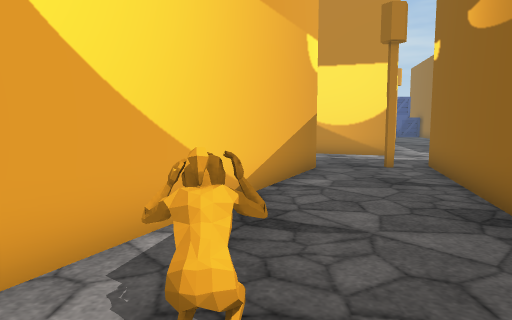
view 1 (above)

24 first-person views from a walk through a scene from a Unity 3-D project. The camera is 1.3 m above the floor, tilts 6° down and sees 70° across. The floor is counted in squares, 1 m on a side. Each view is taken from the middle of a square. On the plan, view 1 faces up. The plan holds only what a view shows up to about 15 squares ahead; the rest is blank. The place goes on beyond the plan. The player character is not drawn. Some surface patterns are stand-ins.

view 2
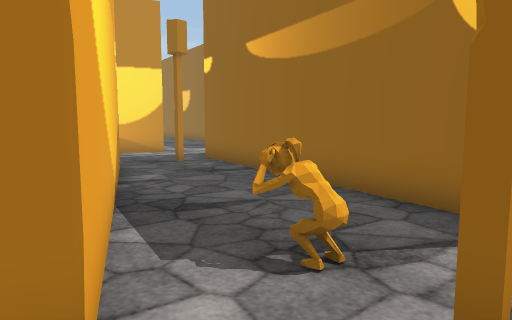

view 3
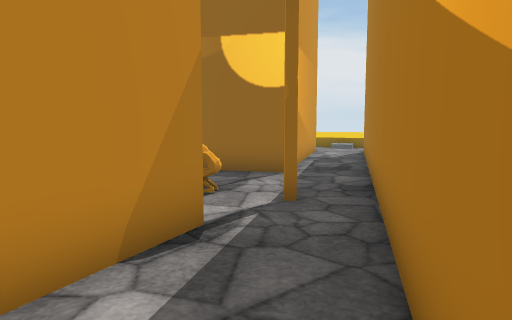

view 4
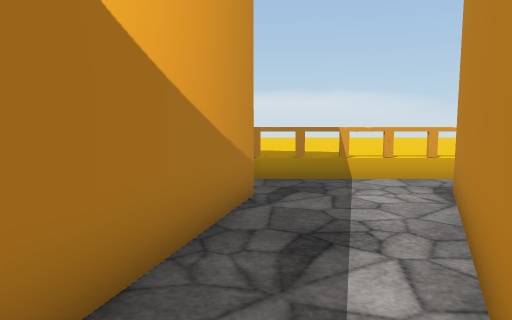

view 5
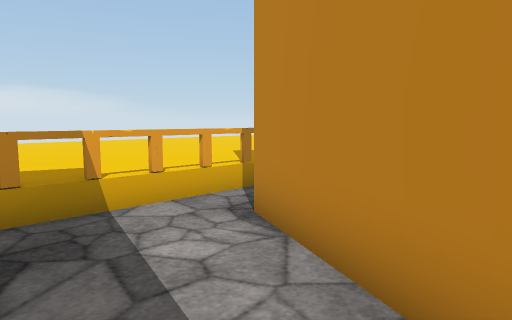

view 6
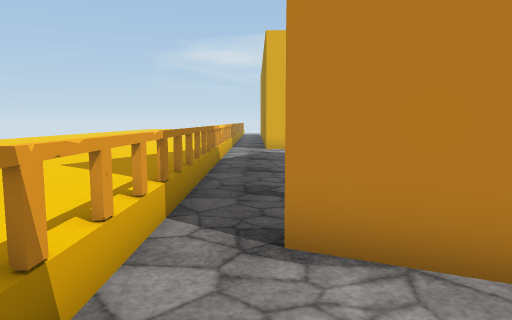

view 7
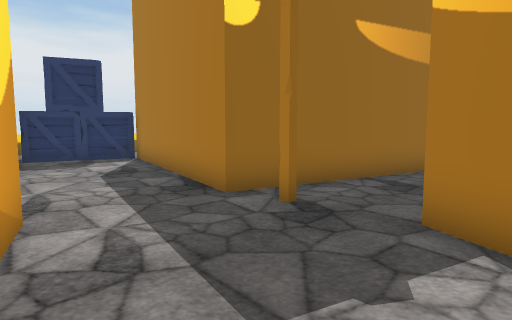

view 8
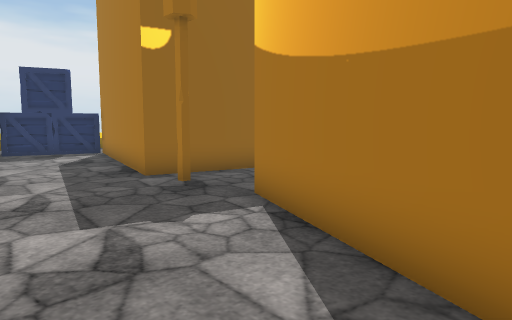

view 9
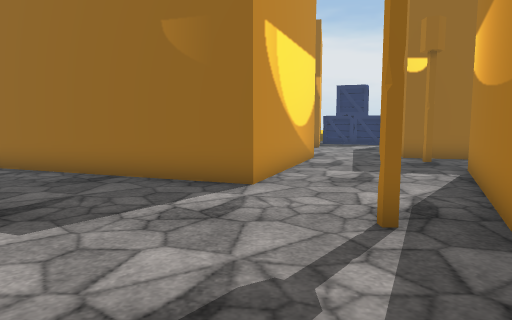

view 10
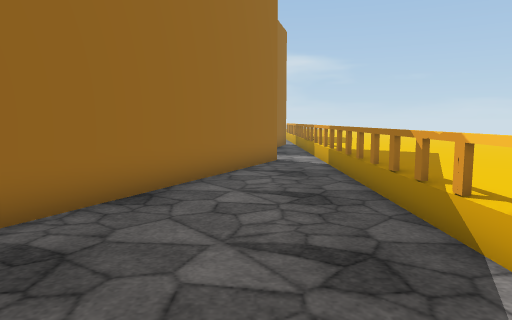

view 11
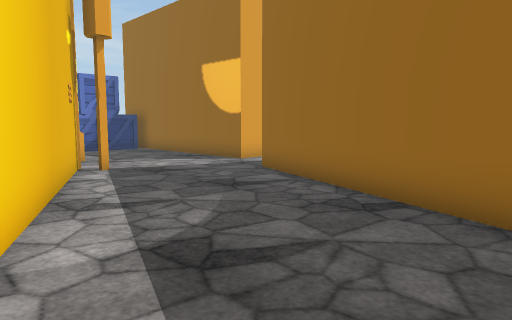

view 12
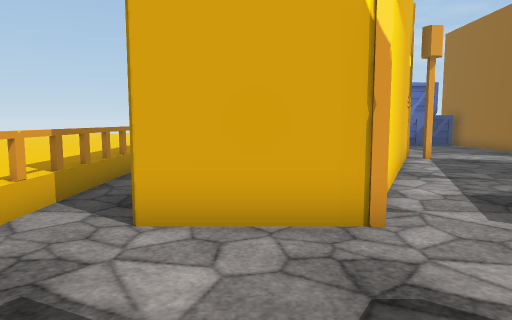

view 13
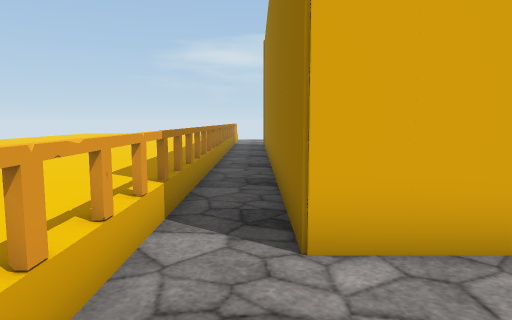

view 14
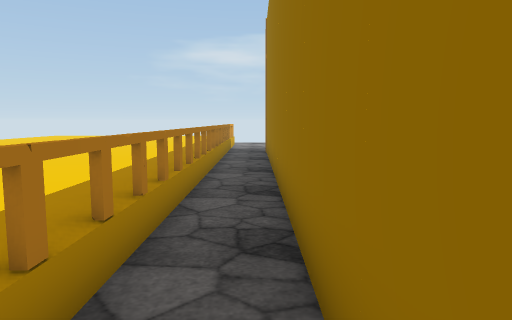

view 15
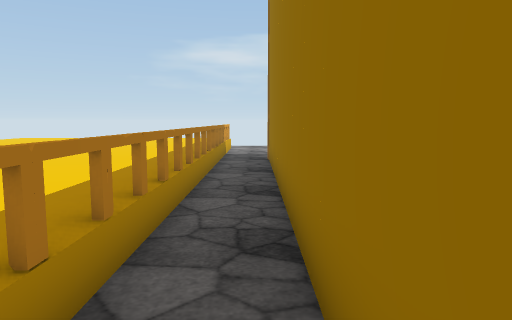

view 16
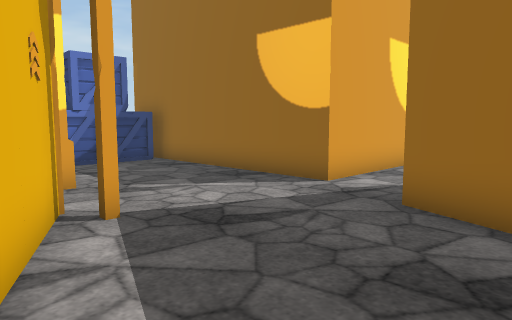

view 17
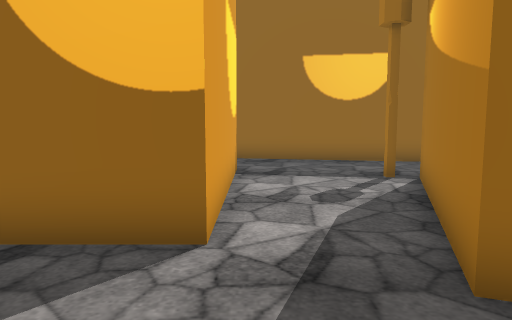

view 18
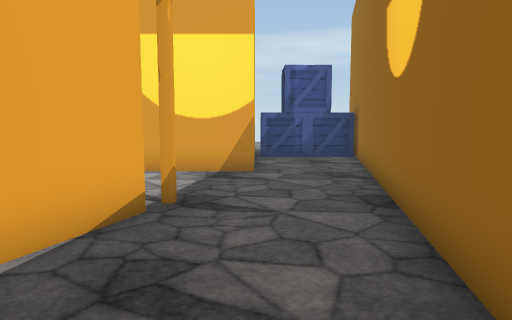

view 19
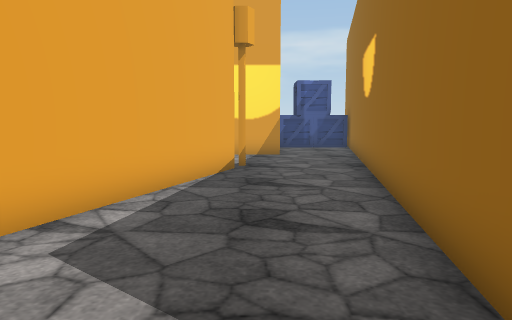

view 20
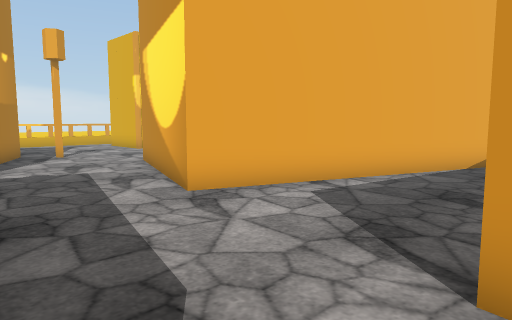

view 21
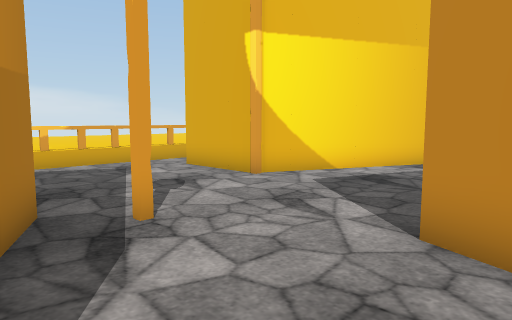

view 22
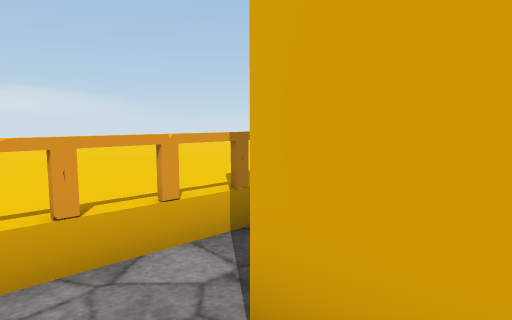

view 23
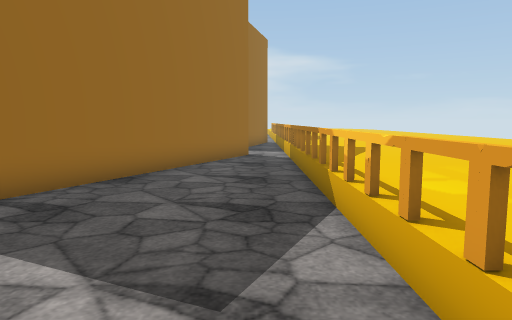

view 24
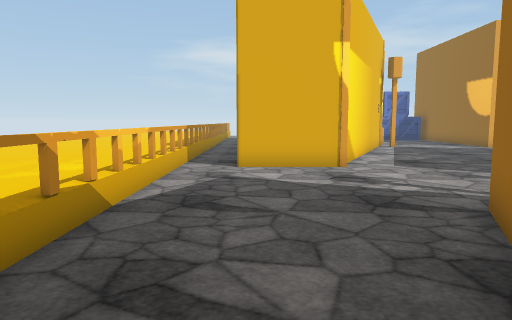

### Floor plan
Key: @ floor where view 1 was taken; # wall or solid block; x gap in a wall; . main floor; : floor 0.5 m higher than the main floor; C crate; O other object.
Columns run from 20 left of view 1 to 15 right of it. Each row starts with its distance up from view 1.
 32        :::O.#       ....#      CCC#
 31        :::O.#      #....#     #CCC#
 30  ::    :::O.#      #....#      ...#
 29  :: ::::::O.#      .....#      ...#
 28     ::::::O.#     #.....#      ..##
 27      :::::O.#     #O....#######..#
 26   :: :::::O.#    ##..............#
 25   ::::::::O.#    #...............#
 24   ::::::::O.#   ##.....##........#
 23   ::::::::O.#   #.....######.O..##
 22   ::::::::O.#   #.....#    ##...#
 21   ::::::::O.#  ##....##    ##...#
 20   ::::::::O.#  #.....#     #....#
 19   ::::::::O.####.....#     #....#
 18      :::::O.........##    ##...##
 17      :::::O.........##    #....#
 16  ::  :::::O.........###   #....#
 15  ::    :::O...........#####....#
 14         ::O.....O.......##.....#
 13        :::O....###.............#
 12        :::O....#####.............C#
 11        :::O...##   ###...........CCC
 10    ::: :::O...#      #..O#####...CC
  9   ::::::::O..##      #...#   ####CC
  8  :::::::::O..#      ##..##
  7 ::::::::::O.##      #...#
  6 ::::::::::O.#      ##...#
  5 ::::::::::Ox#      #....#
  4 ::::::::::O.###   ##...##
  3    :::::::O...#####....#
  2    :::::::O.....###OO..#
  1       ::::O............#
  0            ######.. @..###

Where each view was taken, in squares from view 1:
view 1: 0 up, 0 right, facing up
view 2: 0 up, 3 left, facing up-right
view 3: 1 up, 7 left, facing right
view 4: 1 up, 2 left, facing left
view 5: 1 up, 5 left, facing up-left
view 6: 1 up, 9 left, facing up
view 7: 15 up, 0 right, facing down-right
view 8: 15 up, 3 left, facing down-right
view 9: 16 up, 8 left, facing right
view 10: 17 up, 8 left, facing down
view 11: 17 up, 5 left, facing up-right
view 12: 14 up, 7 left, facing up
view 13: 15 up, 9 left, facing up
view 14: 19 up, 9 left, facing up
view 15: 22 up, 9 left, facing up
view 16: 22 up, 3 left, facing up-right
view 17: 26 up, 0 right, facing right
view 18: 17 up, 10 right, facing up
view 19: 12 up, 9 right, facing up
view 20: 10 up, 11 right, facing up-left
view 21: 12 up, 1 right, facing up-left
view 22: 17 up, 7 left, facing up-left
view 23: 19 up, 9 left, facing down
view 24: 8 up, 8 left, facing up
